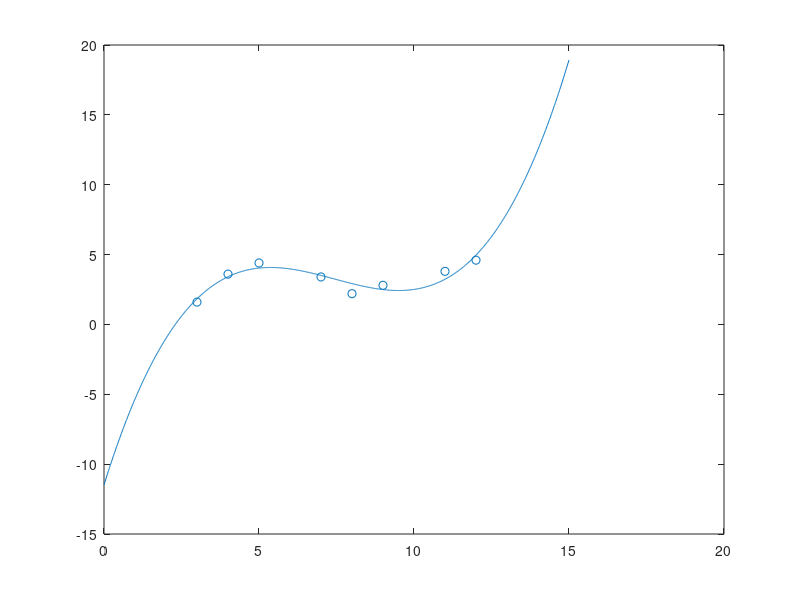

This figure's MATLAB source:
clc;close;clear;

x = [3 4 5 7 8 9 11 12]';
y = [1.6 3.6 4.4 3.4 2.2 2.8 3.8 4.6]';
Z = [ones(size(x)) x x.^2 x.^3];

a = Z\y
p = @(t) a(1)+a(2).*t+a(3).*t.^2+a(4).*t.^3;
x1 = 0:0.01:15;
y1 = p(x1);
plot(x1,y1);
hold on
scatter(x,y);
hold off

St = sum((y-mean(y)).^2)
Sr = sum((y-Z*a).^2)
r2 = 1 -Sr/St
syx = sqrt(Sr/(length(x)-length(a)))